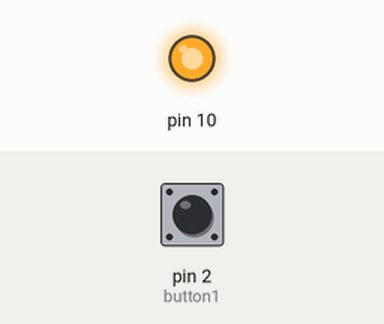
This sketch was run on a simulated Arduino Uno, built with avr-gcc and run on an emulated ATmega328P. Parts: output pins drawn as LEDs (lit = HIGH). Inputs (shaded band) come from the test bench; at power-on: pin 2 (button1) HIGH. What the sketch prints to the serial monitor is not drawn.

Above: at 0.1 s.
At 1.1 s:
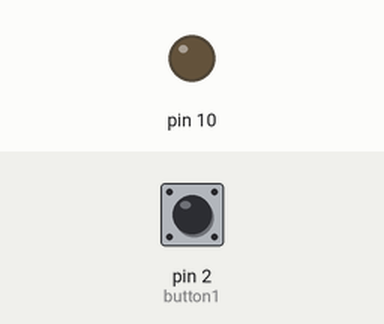
Timing chart, 0 to 2.6 s (numbered marks = the images above):
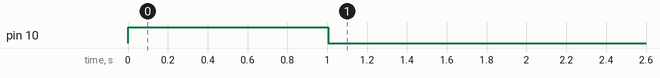

The sketch:

Button_Demo.ino
```cpp
#include <Button.h>

Button button1(2); // Connect your button between pin 3 and GND

unsigned long previousMillis = 0;
void setup() {
  button1.begin();
  Serial.begin(9600);
  pinMode(10, OUTPUT);
}

void loop() {
  int vibrationState;
  if (button1.pressed()) {
    vibrationState = 1;
    previousMillis = millis();
  }
  if (vibrationState == 1 && millis() - previousMillis >= 1000) {
    vibrationState = 0;
  }
  Serial.println(vibrationState);
  if (vibrationState == 1) {
    digitalWrite(10, HIGH);
  }else{
    digitalWrite(10, LOW);
  }

}
```

Measured:
- by itself, pin 10: LOW → HIGH at 0.00 s, → LOW 1.0 s later
